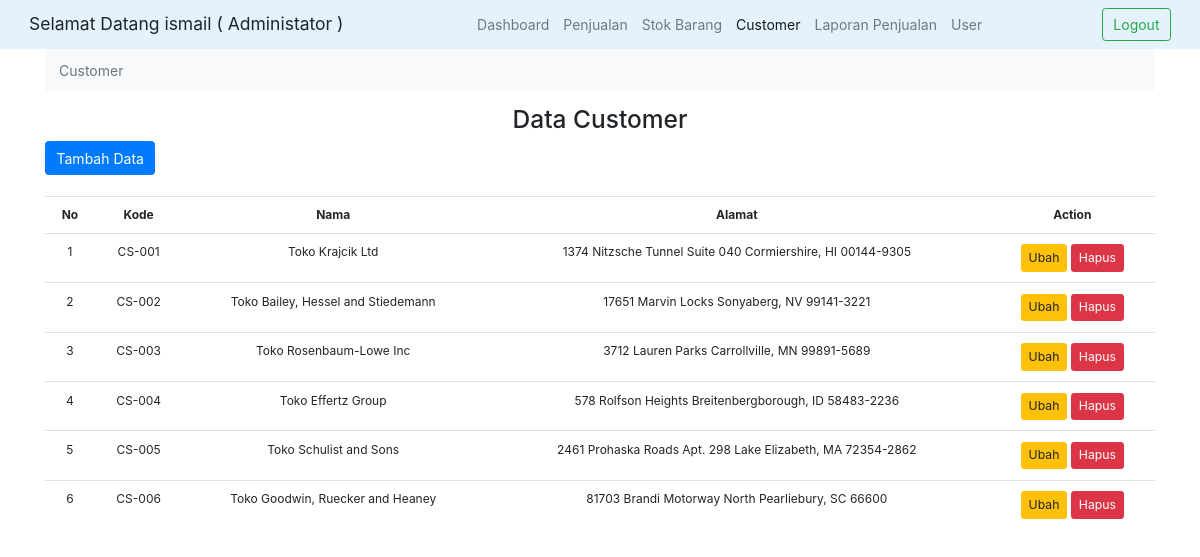
Page /customer.php (signed in) on the committed database.
### tables this page shows
CREATE TABLE `customer` (
  `id` int(11) NOT NULL AUTO_INCREMENT,
  `nama` varchar(255) NOT NULL,
  `alamat` text,
  `kode` varchar(255) NOT NULL,
  PRIMARY KEY (`id`)
);

### customer.php (the view, shortened to what this page needs)
<?php
    include('template/header.php') ;
    $query = 'SELECT * FROM customer';
    $result = $db->query($query);
    $i = 1;
?>
<div class="container">
<nav aria-label="breadcrumb">
    <ol class="breadcrumb bg-light">
        <li class="breadcrumb-item active" aria-current="page">Customer</li>
    </ol>
</nav>
<div class="text-center">
    <h3>Data Customer</h3>
</div>
<a href="tambah_customer.php" class="btn btn-primary">Tambah Data</a>
<br>
<br>
<table class="table text-center">
    <tr>
        <th>No</th>
        <th>Kode</th>
        <th>Nama</th>
        <th>Alamat</th>
        <th>Action</th>
    </tr>
    <?php while($data = $result->fetch_object()){ ?>
        <tr>
            <td><?php echo $i;$i++; ?></td>
            <td><?php echo $data->kode ?></td>
            <td><?php echo $data->nama ?></td>
            <td><?php echo $data->alamat ?></td>
            <td>
                <a href="edit_customer.php?id=<?php echo $data->id ?>" class="btn btn-sm btn-warning">Ubah</a>
                <a href="javascript:" onclick="deleteBarang(<?php echo $data->id ?>)" class="btn btn-sm btn-danger">Hapus</a>
            </td>
        </tr>
    <?php } ?>
</table>
</div>

### style.css (style rules this page uses)
html { font-size: 14px; }
body table { font-size: 12px; }

### rows in the picture
customer: kode "CS-001", nama "Toko Krajcik Ltd", alamat "1374 Nitzsche Tunnel Suite 040 Cormiershire, HI 00144-9305"
customer: kode "CS-002", nama "Toko Bailey, Hessel and Stiedemann", alamat "17651 Marvin Locks Sonyaberg, NV 99141-3221"
customer: kode "CS-003", nama "Toko Rosenbaum-Lowe Inc", alamat "3712 Lauren Parks Carrollville, MN 99891-5689"
customer: kode "CS-004", nama "Toko Effertz Group", alamat "578 Rolfson Heights Breitenbergborough, ID 58483-2236"
customer: kode "CS-005", nama "Toko Schulist and Sons", alamat "2461 Prohaska Roads Apt. 298 Lake Elizabeth, MA 72354-2862"
customer: kode "CS-006", nama "Toko Goodwin, Ruecker and Heaney", alamat "81703 Brandi Motorway North Pearliebury, SC 66600"

### other values in the picture
$user->name "ismail"
$user->role "Administator"
